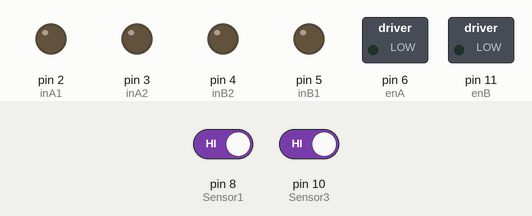
Simulated run of this sketch. Board: Arduino Uno, built with avr-gcc and run on an emulated ATmega328P. Shown: switched loads named in the sketch (green lamp = pin HIGH), output pins drawn as LEDs (lit = HIGH). The inputs (shaded band) are chosen by the test bench; at power-on: pin 8 (Sensor1) HIGH, pin 10 (Sensor3) HIGH.

Above: at 1.2 s.
1.3 s: pin 8 (Sensor1) driven LOW
At 2.1 s:
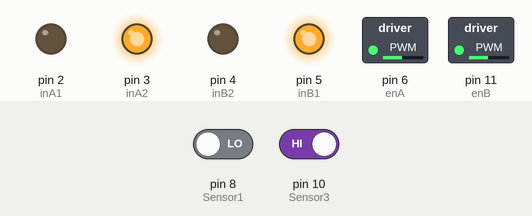
2.8 s: pin 10 (Sensor3) driven LOW
At 3.2 s:
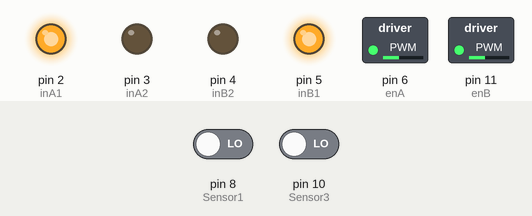
4.3 s: pin 8 (Sensor1) driven HIGH
At 5.5 s:
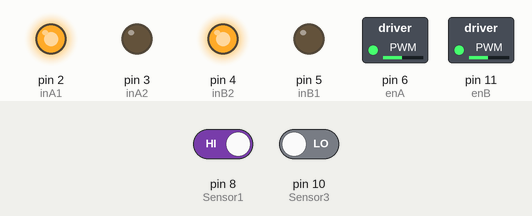
5.8 s: pin 10 (Sensor3) driven HIGH
At 6.7 s:
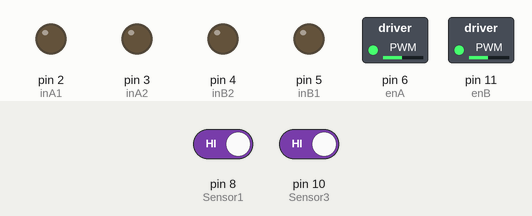
Timing chart, 0 to 8.3 s (numbered marks = the images above; inputs shaded):
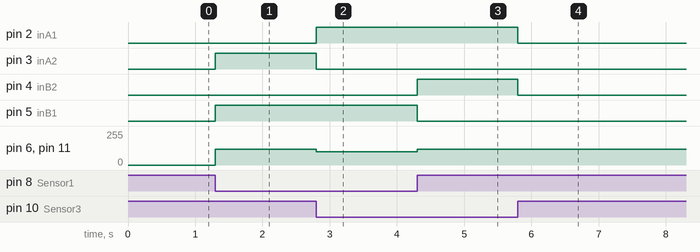

Measured:
- after the input at 1.3 s, pin 3 (inA2), pin 5 (inB1): LOW → HIGH at once; pin 6 (enA), pin 11 (enB): 0/255 → 120/255 at once
- after the input at 2.8 s, pin 2 (inA1): LOW → HIGH at once; pin 3 (inA2): HIGH → LOW at once; pin 6 (enA), pin 11 (enB): 120/255 → 100/255 at once
- after the input at 4.3 s, pin 4 (inB2): LOW → HIGH at once; pin 5 (inB1): HIGH → LOW at once; pin 6 (enA), pin 11 (enB): 100/255 → 120/255 at once
- after the input at 5.8 s, pin 2 (inA1), pin 4 (inB2): HIGH → LOW at once

The sketch:

Arduino_Line_Follow_Bot.ino
```cpp
#define inA1 2 //Định nghĩa chân in1 của động cơ A  //right
#define inA2 3 //Định nghĩa chân in2 của động cơ A
#define inB1 5 //Định nghĩa chân in1 của động cơ B  // left
#define inB2 4 //Định nghĩa chân in2 của động cơ B
#define enA 6
#define enB 11


 int M1_Speed = 100; // speed of motor 1
 int M2_Speed = 100; // speed of motor 2
 int LeftRotationSpeed = 120;  // Left Rotation Speed
 int RightRotationSpeed = 120; // Right Rotation Speed
int Sensor1 = 8;
int Sensor3 = 10;

 void setup() {

  pinMode(inA1,OUTPUT);
  pinMode(inA2,OUTPUT);
  pinMode(inB1,OUTPUT);
  pinMode(inB2,OUTPUT);

    pinMode(enA,OUTPUT);
    pinMode(enB,OUTPUT);

      pinMode(Sensor3, INPUT); // initialize Left sensor as an input
      pinMode(Sensor1, INPUT); // initialize Right sensor as an input

}

void loop() {

  int LEFT_SENSOR = digitalRead(Sensor3);
  int RIGHT_SENSOR = digitalRead(Sensor1);

if(RIGHT_SENSOR==0 && LEFT_SENSOR==0) {
    forward(); //FORWARD
}

  else if(RIGHT_SENSOR==0 && LEFT_SENSOR==1) {
    right(); //Move Right
 }

  else if(RIGHT_SENSOR==1 && LEFT_SENSOR==0) {
    left(); //Move Left
}

  else if(RIGHT_SENSOR==1 && LEFT_SENSOR==1) {
    Stop();  //STOP
 }
}


void forward()
{
            digitalWrite(inA1, HIGH);
            digitalWrite(inA2, LOW);
            digitalWrite(inB1, HIGH);
            digitalWrite(inB2, LOW);

                analogWrite(enA, M1_Speed);
                analogWrite(enB, M2_Speed);
}

void backward()
{
            digitalWrite(inA1, LOW);
            digitalWrite(inA2, HIGH);
            digitalWrite(inB1, LOW);
            digitalWrite(inB2, HIGH);

                analogWrite(enA, M1_Speed);
                analogWrite(enB, M2_Speed);
}

void right()
{
            digitalWrite(inA1, LOW);
            digitalWrite(inA2, HIGH);
            digitalWrite(inB1, HIGH);
            digitalWrite(inB2, LOW);

                analogWrite(enA, LeftRotationSpeed);
                analogWrite(enB, RightRotationSpeed);
}

void left()
{
            digitalWrite(inA1, HIGH);
            digitalWrite(inA2, LOW);
            digitalWrite(inB1, LOW);
            digitalWrite(inB2, HIGH);

                analogWrite(enA, LeftRotationSpeed);
                analogWrite(enB, RightRotationSpeed);
}

void Stop()
{
            digitalWrite(inA1, LOW);
            digitalWrite(inA2, LOW);
            digitalWrite(inB1, LOW);
            digitalWrite(inB2, LOW);
}
```
